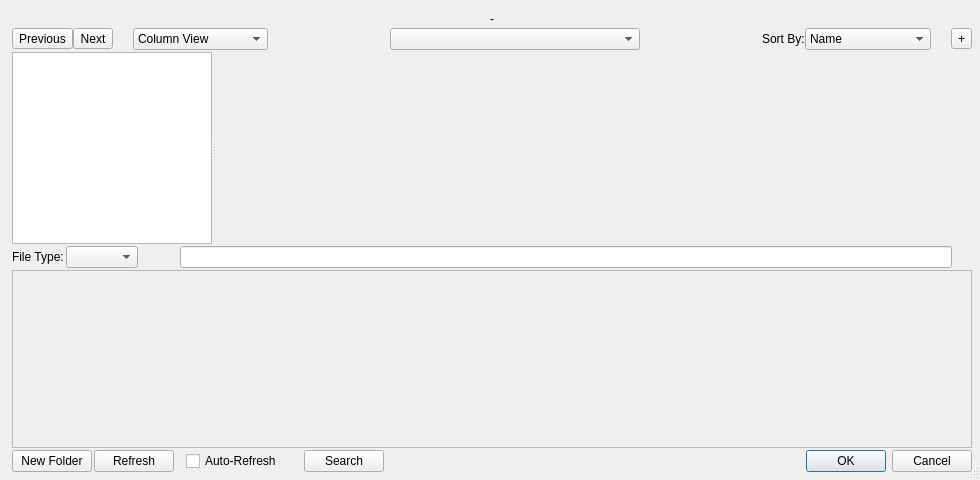
<?xml version="1.0" encoding="UTF-8"?>
<ui version="4.0">
 <class>RvFileDialog</class>
 <widget class="QDialog" name="RvFileDialog">
  <property name="geometry">
   <rect>
    <x>0</x>
    <y>0</y>
    <width>980</width>
    <height>480</height>
   </rect>
  </property>
  <property name="windowTitle">
   <string>Dialog</string>
  </property>
  <property name="sizeGripEnabled">
   <bool>true</bool>
  </property>
  <layout class="QVBoxLayout" name="verticalLayout">
   <property name="spacing">
    <number>2</number>
   </property>
   <property name="leftMargin">
    <number>12</number>
   </property>
   <property name="topMargin">
    <number>12</number>
   </property>
   <property name="rightMargin">
    <number>8</number>
   </property>
   <property name="bottomMargin">
    <number>8</number>
   </property>
   <item>
    <widget class="QLabel" name="titleLabel">
     <property name="sizePolicy">
      <sizepolicy hsizetype="Minimum" vsizetype="Fixed">
       <horstretch>0</horstretch>
       <verstretch>0</verstretch>
      </sizepolicy>
     </property>
     <property name="text">
      <string>-</string>
     </property>
     <property name="alignment">
      <set>Qt::AlignCenter</set>
     </property>
    </widget>
   </item>
   <item>
    <layout class="QHBoxLayout" name="topButtonsLayout">
     <property name="spacing">
      <number>0</number>
     </property>
     <property name="sizeConstraint">
      <enum>QLayout::SetMinimumSize</enum>
     </property>
     <item>
      <widget class="QToolButton" name="previousButton">
       <property name="text">
        <string>Previous</string>
       </property>
       <property name="icon">
        <iconset resource="RvCommon.qrc">
         <normaloff>:/images/back_32x32.png</normaloff>:/images/back_32x32.png</iconset>
       </property>
       <property name="toolButtonStyle">
        <enum>Qt::ToolButtonIconOnly</enum>
       </property>
       <property name="autoRaise">
        <bool>false</bool>
       </property>
       <property name="arrowType">
        <enum>Qt::NoArrow</enum>
       </property>
       <property name="tbstyle" stdset="0">
        <string>left</string>
       </property>
      </widget>
     </item>
     <item>
      <widget class="QToolButton" name="nextButton">
       <property name="text">
        <string>Next</string>
       </property>
       <property name="icon">
        <iconset resource="RvCommon.qrc">
         <normaloff>:/images/forwd_32x32.png</normaloff>:/images/forwd_32x32.png</iconset>
       </property>
       <property name="autoRaise">
        <bool>false</bool>
       </property>
       <property name="arrowType">
        <enum>Qt::NoArrow</enum>
       </property>
       <property name="tbstyle" stdset="0">
        <string>right</string>
       </property>
      </widget>
     </item>
     <item>
      <spacer name="horizontalSpacer">
       <property name="orientation">
        <enum>Qt::Horizontal</enum>
       </property>
       <property name="sizeType">
        <enum>QSizePolicy::Minimum</enum>
       </property>
       <property name="sizeHint" stdset="0">
        <size>
         <width>20</width>
         <height>0</height>
        </size>
       </property>
      </spacer>
     </item>
     <item>
      <widget class="QComboBox" name="viewCombo">
       <item>
        <property name="text">
         <string>Column View</string>
        </property>
       </item>
       <item>
        <property name="text">
         <string>File Details View</string>
        </property>
       </item>
       <item>
        <property name="text">
         <string>Media Details View</string>
        </property>
       </item>
      </widget>
     </item>
     <item>
      <spacer name="horizontalSpacer_2">
       <property name="orientation">
        <enum>Qt::Horizontal</enum>
       </property>
       <property name="sizeType">
        <enum>QSizePolicy::MinimumExpanding</enum>
       </property>
       <property name="sizeHint" stdset="0">
        <size>
         <width>20</width>
         <height>20</height>
        </size>
       </property>
      </spacer>
     </item>
     <item>
      <widget class="QComboBox" name="pathCombo">
       <property name="minimumSize">
        <size>
         <width>250</width>
         <height>0</height>
        </size>
       </property>
      </widget>
     </item>
     <item>
      <spacer name="horizontalSpacer_5">
       <property name="orientation">
        <enum>Qt::Horizontal</enum>
       </property>
       <property name="sizeType">
        <enum>QSizePolicy::MinimumExpanding</enum>
       </property>
       <property name="sizeHint" stdset="0">
        <size>
         <width>40</width>
         <height>20</height>
        </size>
       </property>
      </spacer>
     </item>
     <item>
      <widget class="QLabel" name="label">
       <property name="text">
        <string>Sort By:</string>
       </property>
       <property name="margin">
        <number>5</number>
       </property>
      </widget>
     </item>
     <item>
      <widget class="QComboBox" name="sortCombo">
       <item>
        <property name="text">
         <string>Name</string>
        </property>
       </item>
       <item>
        <property name="text">
         <string>Modification Time</string>
        </property>
       </item>
       <item>
        <property name="text">
         <string>Size</string>
        </property>
       </item>
       <item>
        <property name="text">
         <string>Extension</string>
        </property>
       </item>
      </widget>
     </item>
     <item>
      <spacer name="horizontalSpacer_3">
       <property name="orientation">
        <enum>Qt::Horizontal</enum>
       </property>
       <property name="sizeType">
        <enum>QSizePolicy::Fixed</enum>
       </property>
       <property name="sizeHint" stdset="0">
        <size>
         <width>20</width>
         <height>20</height>
        </size>
       </property>
      </spacer>
     </item>
     <item>
      <widget class="QToolButton" name="configButton">
       <property name="text">
        <string>+</string>
       </property>
       <property name="icon">
        <iconset resource="RvCommon.qrc">
         <normaloff>:/images/confg_32x32.png</normaloff>:/images/confg_32x32.png</iconset>
       </property>
       <property name="checkable">
        <bool>false</bool>
       </property>
       <property name="popupMode">
        <enum>QToolButton::InstantPopup</enum>
       </property>
       <property name="toolButtonStyle">
        <enum>Qt::ToolButtonIconOnly</enum>
       </property>
       <property name="arrowType">
        <enum>Qt::NoArrow</enum>
       </property>
       <property name="tbstyle" stdset="0">
        <string>solo_menu</string>
       </property>
      </widget>
     </item>
    </layout>
   </item>
   <item>
    <widget class="QSplitter" name="splitter">
     <property name="orientation">
      <enum>Qt::Horizontal</enum>
     </property>
     <widget class="QListWidget" name="sidePanelList">
      <property name="sizePolicy">
       <sizepolicy hsizetype="MinimumExpanding" vsizetype="Expanding">
        <horstretch>0</horstretch>
        <verstretch>0</verstretch>
       </sizepolicy>
      </property>
      <property name="minimumSize">
       <size>
        <width>100</width>
        <height>100</height>
       </size>
      </property>
      <property name="maximumSize">
       <size>
        <width>200</width>
        <height>16777215</height>
       </size>
      </property>
      <property name="focusPolicy">
       <enum>Qt::NoFocus</enum>
      </property>
      <property name="contextMenuPolicy">
       <enum>Qt::CustomContextMenu</enum>
      </property>
      <property name="styleSheet">
       <string notr="true"/>
      </property>
      <property name="horizontalScrollBarPolicy">
       <enum>Qt::ScrollBarAlwaysOff</enum>
      </property>
      <property name="autoScroll">
       <bool>false</bool>
      </property>
      <property name="dragEnabled">
       <bool>true</bool>
      </property>
      <property name="dragDropMode">
       <enum>QAbstractItemView::DragDrop</enum>
      </property>
      <property name="alternatingRowColors">
       <bool>false</bool>
      </property>
      <property name="selectionMode">
       <enum>QAbstractItemView::SingleSelection</enum>
      </property>
      <property name="textElideMode">
       <enum>Qt::ElideRight</enum>
      </property>
      <property name="resizeMode">
       <enum>QListView::Fixed</enum>
      </property>
      <property name="spacing">
       <number>1</number>
      </property>
     </widget>
     <widget class="QStackedWidget" name="viewStack">
      <property name="focusPolicy">
       <enum>Qt::NoFocus</enum>
      </property>
      <widget class="QWidget" name="page0">
       <zorder>titleLabel</zorder>
      </widget>
      <widget class="QWidget" name="page1"/>
     </widget>
    </widget>
   </item>
   <item>
    <layout class="QHBoxLayout" name="fileButtonsLayout">
     <property name="sizeConstraint">
      <enum>QLayout::SetMinimumSize</enum>
     </property>
     <item>
      <widget class="QLabel" name="label_2">
       <property name="text">
        <string>File Type:</string>
       </property>
       <property name="margin">
        <number>5</number>
       </property>
      </widget>
     </item>
     <item>
      <widget class="QComboBox" name="fileTypeCombo"/>
     </item>
     <item>
      <spacer name="horizontalSpacer_4">
       <property name="orientation">
        <enum>Qt::Horizontal</enum>
       </property>
       <property name="sizeType">
        <enum>QSizePolicy::Fixed</enum>
       </property>
       <property name="sizeHint" stdset="0">
        <size>
         <width>40</width>
         <height>20</height>
        </size>
       </property>
      </spacer>
     </item>
     <item>
      <widget class="QLineEdit" name="currentPath">
       <property name="minimumSize">
        <size>
         <width>450</width>
         <height>0</height>
        </size>
       </property>
      </widget>
     </item>
     <item>
      <spacer name="horizontalSpacer_6">
       <property name="orientation">
        <enum>Qt::Horizontal</enum>
       </property>
       <property name="sizeType">
        <enum>QSizePolicy::Fixed</enum>
       </property>
       <property name="sizeHint" stdset="0">
        <size>
         <width>20</width>
         <height>20</height>
        </size>
       </property>
      </spacer>
     </item>
    </layout>
   </item>
   <item>
    <widget class="QFrame" name="contentFrame">
     <property name="sizePolicy">
      <sizepolicy hsizetype="Preferred" vsizetype="Preferred">
       <horstretch>0</horstretch>
       <verstretch>0</verstretch>
      </sizepolicy>
     </property>
     <property name="frameShape">
      <enum>QFrame::StyledPanel</enum>
     </property>
     <property name="frameShadow">
      <enum>QFrame::Raised</enum>
     </property>
     <layout class="QVBoxLayout" name="verticalLayout_2"/>
    </widget>
   </item>
   <item>
    <layout class="QHBoxLayout" name="bottomButtonsLayout">
     <property name="sizeConstraint">
      <enum>QLayout::SetMinimumSize</enum>
     </property>
     <item>
      <widget class="QPushButton" name="newFolderButton">
       <property name="text">
        <string>New Folder</string>
       </property>
      </widget>
     </item>
     <item>
      <widget class="QPushButton" name="reloadButton">
       <property name="text">
        <string>Refresh</string>
       </property>
      </widget>
     </item>
     <item>
      <spacer name="horizontalSpacer_9">
       <property name="orientation">
        <enum>Qt::Horizontal</enum>
       </property>
       <property name="sizeType">
        <enum>QSizePolicy::Preferred</enum>
       </property>
       <property name="sizeHint" stdset="0">
        <size>
         <width>10</width>
         <height>10</height>
        </size>
       </property>
      </spacer>
     </item>
     <item>
      <widget class="QCheckBox" name="autoRefreshCheckbox">
       <property name="text">
        <string>Auto-Refresh</string>
       </property>
      </widget>
     </item>
     <item>
      <spacer name="horizontalSpacer_8">
       <property name="orientation">
        <enum>Qt::Horizontal</enum>
       </property>
       <property name="sizeType">
        <enum>QSizePolicy::Minimum</enum>
       </property>
       <property name="sizeHint" stdset="0">
        <size>
         <width>20</width>
         <height>20</height>
        </size>
       </property>
      </spacer>
     </item>
     <item>
      <widget class="QPushButton" name="searchButton">
       <property name="text">
        <string>Search</string>
       </property>
      </widget>
     </item>
     <item>
      <widget class="QDialogButtonBox" name="buttonBox">
       <property name="focusPolicy">
        <enum>Qt::NoFocus</enum>
       </property>
       <property name="orientation">
        <enum>Qt::Horizontal</enum>
       </property>
       <property name="standardButtons">
        <set>QDialogButtonBox::Cancel|QDialogButtonBox::Ok</set>
       </property>
      </widget>
     </item>
    </layout>
   </item>
  </layout>
 </widget>
 <tabstops>
  <tabstop>currentPath</tabstop>
  <tabstop>previousButton</tabstop>
  <tabstop>nextButton</tabstop>
  <tabstop>viewCombo</tabstop>
  <tabstop>pathCombo</tabstop>
  <tabstop>sortCombo</tabstop>
  <tabstop>configButton</tabstop>
  <tabstop>fileTypeCombo</tabstop>
  <tabstop>newFolderButton</tabstop>
  <tabstop>searchButton</tabstop>
 </tabstops>
 <resources>
  <include location="RvCommon.qrc"/>
 </resources>
 <connections>
  <connection>
   <sender>buttonBox</sender>
   <signal>accepted()</signal>
   <receiver>RvFileDialog</receiver>
   <slot>accept()</slot>
   <hints>
    <hint type="sourcelabel">
     <x>492</x>
     <y>309</y>
    </hint>
    <hint type="destinationlabel">
     <x>157</x>
     <y>274</y>
    </hint>
   </hints>
  </connection>
  <connection>
   <sender>buttonBox</sender>
   <signal>rejected()</signal>
   <receiver>RvFileDialog</receiver>
   <slot>reject()</slot>
   <hints>
    <hint type="sourcelabel">
     <x>560</x>
     <y>309</y>
    </hint>
    <hint type="destinationlabel">
     <x>286</x>
     <y>274</y>
    </hint>
   </hints>
  </connection>
 </connections>
</ui>
